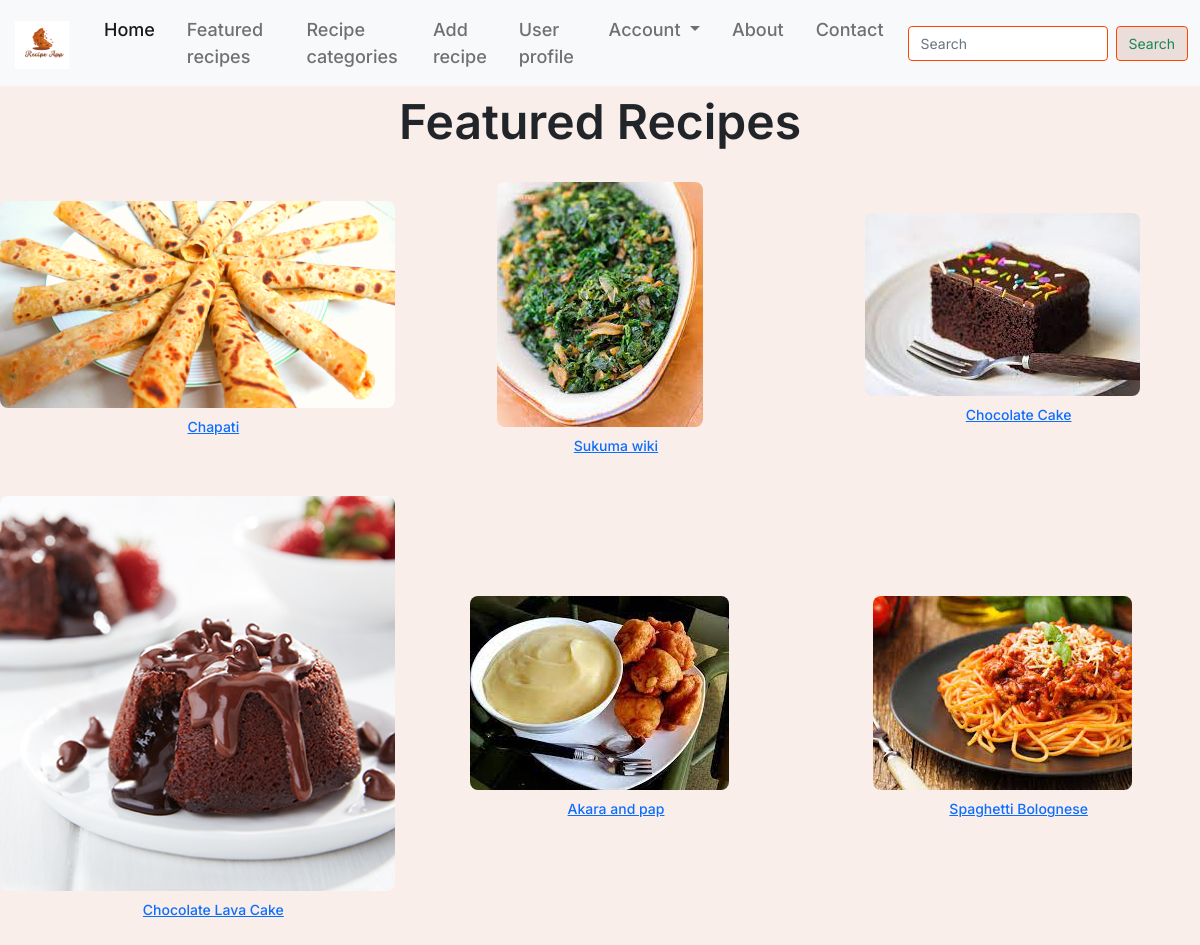
The app's page /featured-recipes with its own data.
### models.py (models this page shows)
class Recipes(db.Model):
    id = db.Column(db.Integer, primary_key=True, autoincrement=True)
    name = db.Column(db.String(100), nullable=False)
    image_name = db.Column(db.String(100))
    category = db.Column(db.String(100), nullable=False)
    ingredients = db.Column(db.String(1000), nullable=False)
    instructions = db.Column(db.String(1000), nullable=False)

### app.py (the view)
@app.route('/featured-recipes', methods=['GET', 'POST'])
def featured_recipe():
    recipes = Recipes.query.order_by(func.random()).limit(6).all()
    return render_template('featured_recipes.html', recipes=recipes)

### templates/featured_recipes.html (shortened to what this page needs)
<!doctype html>
<html lang="en">
  <head>
    <link href="https://cdn.jsdelivr.net/npm/bootstrap@5.0.2/dist/css/bootstrap.min.css" rel="stylesheet">
    <link rel="stylesheet" href="/static/featured.css">
  </head>
  </head>
  <body>
    <nav class="navbar navbar-expand-lg navbar-light bg-light">
      <div class="container-fluid">
        <a class="navbar-brand" href="{{ url_for('home') }}">
          <img src="static/public/ra-21@2x.png" alt="" width="60" height="48" class="d-inline-block align-text-top">
        </a>
        <div class="collapse navbar-collapse" id="navbarSupportedContent">
          <ul class="navbar-nav me-auto mb-2 mb-lg-0">
            <li class="nav-item">
              <a class="nav-link active" aria-current="page" href="{{ url_for('home') }}">Home</a>
            </li>
            <li class="nav-item">
              <a class="nav-link" href="{{ url_for('featured_recipe')}}">Featured recipes</a>
            </li>
            <li class="nav-item">
              <a class="nav-link" href="{{ url_for('search_category') }}">Recipe categories</a>
            </li>
            <li class="nav-item">
              <a class="nav-link" href="{{ url_for('add_recipe2') }}">Add recipe</a>
            </li>
            <li class="nav-item">
              <a class="nav-link" href="#">User profile</a>
            </li>
            <li class="nav-item dropdown">
              <a class="nav-link dropdown-toggle" href="#" id="navbarDropdown" role="button" data-bs-toggle="dropdown" aria-expanded="false">
                Account
              </a>
            </li>
            <br>
            <li class="nav-item">
              <a class="nav-link" href="#">About</a>
            </li>
            <li class="nav-item">
              <a class="nav-link" href="#">Contact</a>
            </li>
          </ul>
          <form class="d-flex" action="/search" method="GET">
            <input class="form-control me-2" type="search" name="query" placeholder="Search" aria-label="Search">
            <button class="btn btn-outline-success" type="submit">Search</button>
          </form>
        </div>
      </div>
    </nav>
    <p class="discover-a-plethora">Featured Recipes</p>
    <section class="layout">
      {% for recipe in recipes %}
        <div>
          <a href="recipe?id={{ recipe.id }}">
            <img src="{{ url_for('static', filename='recipe_images/' + recipe.image_name) }}" alt="Recipe Image">
          </a>
          <ul>
            <p><a href="recipe?id={{ recipe.id }}">{{ recipe.name }}</a></p>
          </ul>
        </div>
      {% endfor %}
    </section>
  </body>
</html>

### static/featured.css (style rules this page uses)
body { font-family: 'Inter', sans-serif; background-color: rgba(248, 235, 230, 0.808); }
.discover-a-plethora { font-size: 48px; font-weight: 600; text-align: center; }
.layout { display: grid; grid-template-columns: repeat(3, 1fr); grid-gap: 8px; justify-content: center; align-items: center; margin-top: 24px; }
.layout div { display: flex; flex-direction: column; align-items: center; text-align: center; }
.layout img { max-width: 100%; height: 50%; border-radius: 8px; }
.layout ul { margin-top: 8px; }
.layout p { font-size: 14px; font-weight: 500; }
.navbar-nav { margin-left: auto; }
.nav-link { font-size: 18px; font-weight: 500; margin-right: 16px; }
.navbar-brand img { margin-right: 8px; }
.form-control { width: 200px; font-size: 14px; border-color: orangered; }
.btn-outline-success { font-size: 14px; background-color: rgba(219, 191, 180, 0.466); border-color: orangered; }

### records on screen
Recipes: image_name (picture), name "Chapati"
Recipes: image_name (picture), name "Sukuma wiki"
Recipes: image_name (picture), name "Chocolate Cake"
Recipes: image_name (picture), name "Chocolate Lava Cake"
Recipes: image_name (picture), name "Akara and pap"
Recipes: image_name (picture), name "Spaghetti Bolognese"
